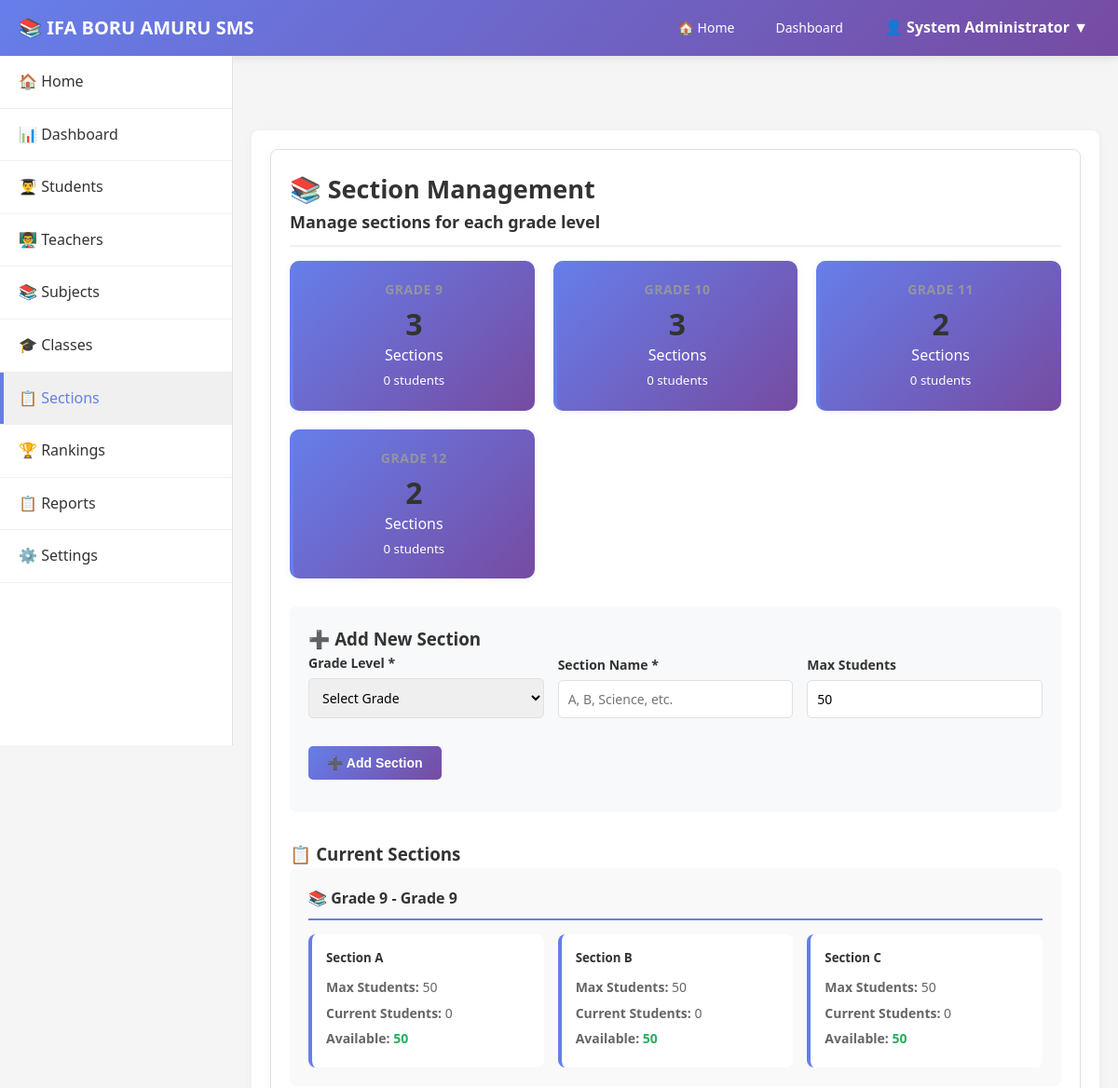
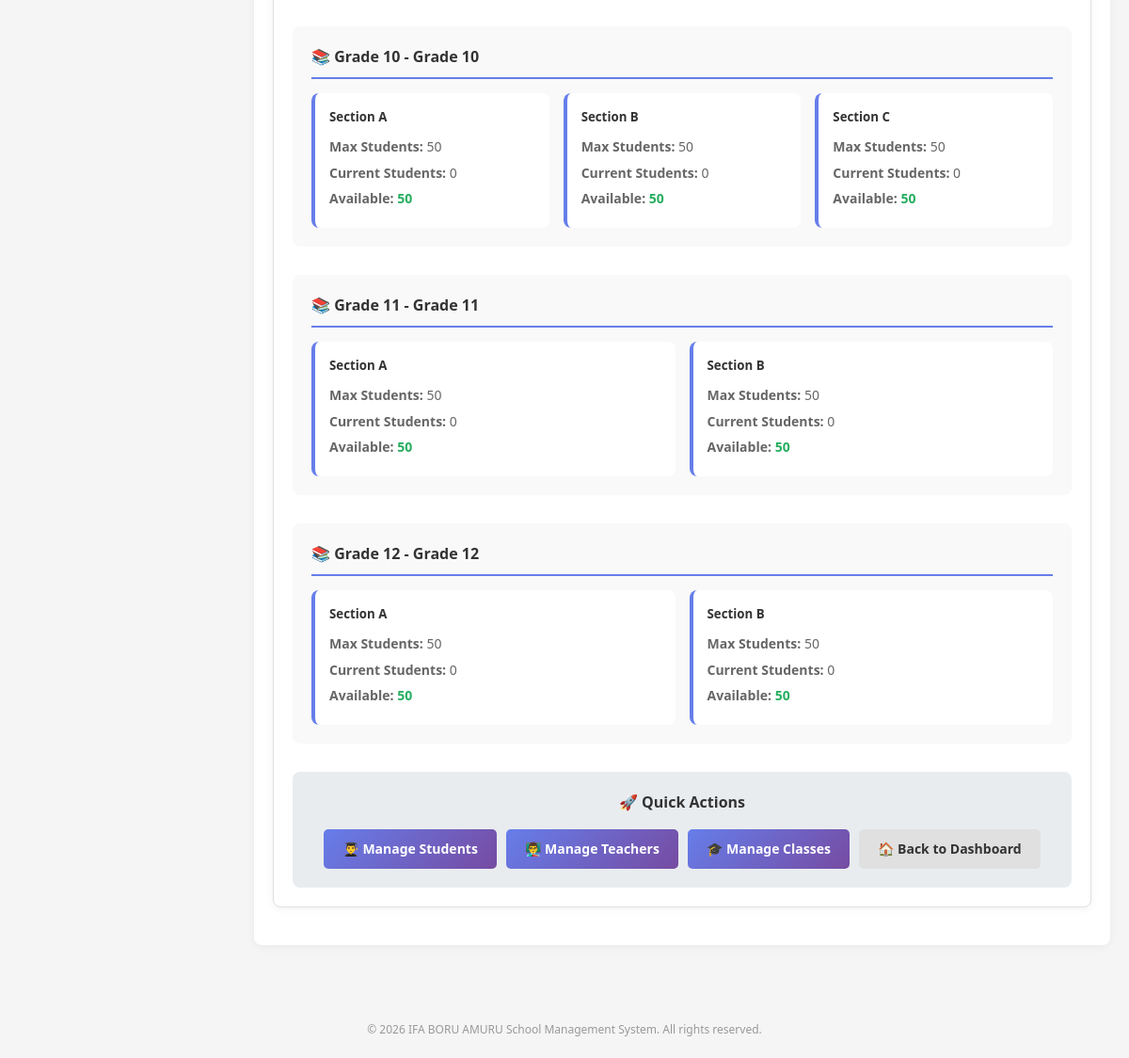
The page /admin/manage_sections_simple.php (signed in) on the database its author committed (2 pictures, top to bottom).
### tables this page shows
CREATE TABLE IF NOT EXISTS `grades` (
    `grade_id` INT PRIMARY KEY AUTO_INCREMENT,
    `grade_level` INT NOT NULL UNIQUE,
    `grade_name` VARCHAR(50),
    `created_at` TIMESTAMP DEFAULT CURRENT_TIMESTAMP
);

CREATE TABLE IF NOT EXISTS `sections` (
    `section_id` INT PRIMARY KEY AUTO_INCREMENT,
    `grade_id` INT NOT NULL,
    `section_name` VARCHAR(50) NOT NULL,
    `max_students` INT DEFAULT 50,
    `created_at` TIMESTAMP DEFAULT CURRENT_TIMESTAMP,
    FOREIGN KEY (`grade_id`) REFERENCES `grades`(`grade_id`) ON DELETE CASCADE,
    UNIQUE KEY `unique_grade_section` (`grade_id`, `section_name`),
    INDEX `idx_grade_id` (`grade_id`)
);

### admin/manage_sections_simple.php (the view, shortened to what this page needs)
<?php
require_once 'header.php';
try {
    $db = new Database();
    $pdo = $db->connect();
} catch (Exception $e) {
    die('Database connection failed: ' . $e->getMessage());
}
$grades_stmt = $pdo->query("SELECT * FROM grades ORDER BY grade_level");
$grades = $grades_stmt->fetchAll(PDO::FETCH_ASSOC);
$sections_stmt = $pdo->query("
    SELECT s.*, g.grade_level, g.grade_name,
           (SELECT COUNT(*) FROM students WHERE section_id = s.section_id) as student_count
    FROM sections s
    JOIN grades g ON s.grade_id = g.grade_id
    ORDER BY g.grade_level, s.section_name
");
$sections = $sections_stmt->fetchAll(PDO::FETCH_ASSOC);
$sections_by_grade = [];
foreach ($sections as $section) {
    $sections_by_grade[$section['grade_level']][] = $section;
}
?>
<div class="container">
    <div class="card">
        <div class="card-title">
            <h2>📚 Section Management</h2>
            <p>Manage sections for each grade level</p>
        </div>
        <div class="stats">
            <?php foreach ($grades as $grade): ?>
                <?php
                $grade_sections = isset($sections_by_grade[$grade['grade_level']]) ? $sections_by_grade[$grade['grade_level']] : [];
                $total_students = array_sum(array_column($grade_sections, 'student_count'));
                ?>
                <div class="stat-card">
                    <h3>Grade <?php echo $grade['grade_level']; ?></h3>
                    <div class="stat-number"><?php echo count($grade_sections); ?></div>
                    <p>Sections</p>
                    <small><?php echo $total_students; ?> students</small>
                </div>
            <?php endforeach; ?>
        </div>
        <div style="background: #f8f9fa; padding: 20px; border-radius: 8px; margin-bottom: 30px;">
            <h3>➕ Add New Section</h3>
            <form method="POST" style="display: grid; grid-template-columns: repeat(auto-fit, minmax(200px, 1fr)); gap: 15px; align-items: end;">
                <div class="form-group">
                    <label for="grade_id">Grade Level *</label>
                    <select name="grade_id" id="grade_id" required>
                        <option value="">Select Grade</option>
                    </select>
                </div>
                <div class="form-group">
                    <label for="section_name">Section Name *</label>
                    <input type="text" name="section_name" id="section_name" required
                           placeholder="A, B, Science, etc." maxlength="50">
                </div>
                <div class="form-group">
                    <label for="max_students">Max Students</label>
                    <input type="number" name="max_students" id="max_students" value="50" min="1" max="100">
                </div>
                <div class="form-group">
                    <button type="submit" class="btn btn-primary">➕ Add Section</button>
                </div>
            </form>
        </div>
        <h3>📋 Current Sections</h3>
        <?php foreach ($grades as $grade): ?>
            <div style="margin-bottom: 30px; padding: 20px; background: #f9f9f9; border-radius: 8px;">
                <h4 style="margin-bottom: 15px; color: #333; border-bottom: 2px solid #667eea; padding-bottom: 8px;">
                    📚 Grade <?php echo $grade['grade_level']; ?> - <?php echo $grade['grade_name']; ?>
                </h4>
                <?php if (isset($sections_by_grade[$grade['grade_level']])): ?>
                    <div style="display: grid; grid-template-columns: repeat(auto-fit, minmax(250px, 1fr)); gap: 15px;">
                        <?php foreach ($sections_by_grade[$grade['grade_level']] as $section): ?>
                            <div style="background: white; padding: 15px; border-radius: 8px; border-left: 4px solid #667eea;">
                                <div style="display: flex; justify-content: space-between; align-items: center; margin-bottom: 10px;">
                                    <h5 style="margin: 0; color: #333;">Section <?php echo $section['section_name']; ?></h5>
                                </div>
                                <div style="font-size: 14px; color: #666;">
                                    <p style="margin: 5px 0;"><strong>Max Students:</strong> <?php echo $section['max_students']; ?></p>
                                    <p style="margin: 5px 0;"><strong>Current Students:</strong> <?php echo $section['student_count']; ?></p>
                                    <p style="margin: 5px 0;"><strong>Available:</strong>
                                        <span style="color: #27ae60; font-weight: bold;">
                                            <?php echo $section['max_students'] - $section['student_count']; ?>
                                        </span>
                                    </p>
                                </div>
                            </div>
                        <?php endforeach; ?>
                    </div>
                <?php else: ?>
                    <p style="text-align: center; color: #666; font-style: italic; padding: 20px;">
                        No sections found for this grade. Add sections using the form above.
                    </p>
                <?php endif; ?>
            </div>
        <?php endforeach; ?>
        <div style="text-align: center; margin-top: 30px; padding: 20px; background: #e9ecef; border-radius: 8px;">
            <h4>🚀 Quick Actions</h4>
            <div style="display: flex; gap: 10px; justify-content: center; flex-wrap: wrap; margin-top: 15px;">
                <a href="students.php" class="btn">👨‍🎓 Manage Students</a>
                <a href="teachers.php" class="btn">👨‍🏫 Manage Teachers</a>
                <a href="classes.php" class="btn">🎓 Manage Classes</a>
                <a href="dashboard.php" class="btn btn-secondary">🏠 Back to Dashboard</a>
            </div>
        </div>
    </div>
</div>
<?php require_once 'footer.php'; ?>

### admin/header.php (shortened to what this page needs)
<!DOCTYPE html>
<html lang="en">
<head>
    <link rel="stylesheet" href="<?php echo BASE_URL; ?>assets/css/style.css">
    <link rel="stylesheet" href="<?php echo BASE_URL; ?>assets/css/admin.css">
</head>
<body>
    <nav class="navbar">
        <div class="navbar-brand">📚 IFA BORU AMURU SMS</div>
        <div class="navbar-menu">
            <a href="dashboard.php">🏠 Home</a>
            <a href="dashboard.php">Dashboard</a>
            <div class="user-menu">
                <span class="admin-name" onclick="toggleUserDropdown()">
                    👤 <?php echo $_SESSION['admin_name']; ?> ▼
                </span>
            </div>
        </div>
    </nav>
    <aside class="sidebar">
        <ul class="sidebar-menu">
            <li><a href="dashboard.php" class="<?php echo (basename($_SERVER['PHP_SELF']) === 'dashboard.php') ? 'active' : ''; ?>">🏠 Home</a></li>
            <li><a href="dashboard.php" class="<?php echo (basename($_SERVER['PHP_SELF']) === 'dashboard.php') ? 'active' : ''; ?>">📊 Dashboard</a></li>
            <li><a href="students.php" class="<?php echo (basename($_SERVER['PHP_SELF']) === 'students.php') ? 'active' : ''; ?>">👨‍🎓 Students</a></li>
            <li><a href="teachers.php" class="<?php echo (basename($_SERVER['PHP_SELF']) === 'teachers.php') ? 'active' : ''; ?>">👨‍🏫 Teachers</a></li>
            <li><a href="subjects.php" class="<?php echo (basename($_SERVER['PHP_SELF']) === 'subjects.php') ? 'active' : ''; ?>">📚 Subjects</a></li>
            <li><a href="classes.php" class="<?php echo (basename($_SERVER['PHP_SELF']) === 'classes.php') ? 'active' : ''; ?>">🎓 Classes</a></li>
            <li><a href="manage_sections_simple.php" class="<?php echo (basename($_SERVER['PHP_SELF']) === 'manage_sections_simple.php') ? 'active' : ''; ?>">📋 Sections</a></li>
            <li><a href="rankings.php" class="<?php echo (basename($_SERVER['PHP_SELF']) === 'rankings.php') ? 'active' : ''; ?>">🏆 Rankings</a></li>
            <li><a href="reports.php" class="<?php echo (basename($_SERVER['PHP_SELF']) === 'reports.php') ? 'active' : ''; ?>">📋 Reports</a></li>
            <li><a href="settings.php" class="<?php echo (basename($_SERVER['PHP_SELF']) === 'settings.php') ? 'active' : ''; ?>">⚙️ Settings</a></li>
        </ul>
    </aside>
    <div class="main-content">

### admin/footer.php (shortened to what this page needs)
    </div>
    <footer style="text-align: center; padding: 20px; color: #999; font-size: 12px; margin-top: 40px;">
        <p>&copy; 2026 IFA BORU AMURU School Management System. All rights reserved.</p>
    </footer>
</body>
</html>

### assets/css/style.css (style rules this page uses)
* { margin: 0; padding: 0; box-sizing: border-box; }
body { font-family: 'Segoe UI', Tahoma, Geneva, Verdana, sans-serif; line-height: 1.6; color: #333; background: #f5f5f5; }
.container { max-width: 1200px; margin: 0 auto; padding: 0 20px; }
.btn { display: inline-block; padding: 10px 20px; background: linear-gradient(135deg, #667eea 0%, #764ba2 100%); color: white; text-decoration: none; border-radius: 5px; border: none; cursor: pointer; font-size: 14px; font-weight: 600; transition: all 0.3s ease; }
.btn-secondary { background: #6c757d; }
.card { background: white; border-radius: 8px; padding: 20px; margin-bottom: 20px; box-shadow: 0 2px 10px rgba(0, 0, 0, 0.05); border: 1px solid #e0e0e0; }
.card-title { font-size: 18px; font-weight: 600; margin-bottom: 15px; color: #333; border-bottom: 2px solid #f0f0f0; padding-bottom: 10px; }
.form-group { margin-bottom: 15px; }
.form-group label { display: block; margin-bottom: 5px; font-weight: 600; color: #333; font-size: 14px; }
.form-group input, .form-group select, .form-group textarea { width: 100%; padding: 10px; border: 1px solid #e0e0e0; border-radius: 5px; font-size: 14px; font-family: inherit; transition: border-color 0.3s ease; }
.stats { display: grid; grid-template-columns: repeat(auto-fit, minmax(250px, 1fr)); gap: 20px; margin-bottom: 30px; }
.stat-card { background: white; border-radius: 8px; padding: 20px; box-shadow: 0 2px 10px rgba(0, 0, 0, 0.05); border-left: 4px solid #667eea; transition: transform 0.3s ease; }
.stat-card h3 { color: #666; font-size: 14px; font-weight: 600; margin-bottom: 10px; text-transform: uppercase; letter-spacing: 0.5px; }
.stat-number { font-size: 32px; font-weight: bold; color: #333; line-height: 1; }

### admin/manage_sections_simple.php (style rules this page uses)
.stats { display: grid; grid-template-columns: repeat(auto-fit, minmax(200px, 1fr)); gap: 20px; margin-bottom: 30px; }
.stat-card { background: linear-gradient(135deg, #667eea 0%, #764ba2 100%); color: white; padding: 20px; border-radius: 10px; text-align: center; }
.stat-card h3 { margin-bottom: 10px; font-size: 14px; opacity: 0.9; }
.stat-number { font-size: 32px; font-weight: bold; margin-bottom: 5px; }

### rows shown on the page
grades: grade_level "9", grade_level "3", grade_level "0", grade_name "Grade 9"
grades: grade_level "10", grade_level "3", grade_level "0", grade_name "Grade 10"
grades: grade_level "11", grade_level "2", grade_level "0", grade_name "Grade 11"
grades: grade_level "12", grade_level "2", grade_level "0", grade_name "Grade 12"
sections: section_name "A", max_students "50", student_count "0", $section['max_students']-$section['student_count'] "50"
sections: section_name "B", max_students "50", student_count "0", $section['max_students']-$section['student_count'] "50"
sections: section_name "C", max_students "50", student_count "0", $section['max_students']-$section['student_count'] "50"
sections: section_name "A", max_students "50", student_count "0", $section['max_students']-$section['student_count'] "50"
sections: section_name "B", max_students "50", student_count "0", $section['max_students']-$section['student_count'] "50"
sections: section_name "C", max_students "50", student_count "0", $section['max_students']-$section['student_count'] "50"
sections: section_name "A", max_students "50", student_count "0", $section['max_students']-$section['student_count'] "50"
sections: section_name "B", max_students "50", student_count "0", $section['max_students']-$section['student_count'] "50"
sections: section_name "A", max_students "50", student_count "0", $section['max_students']-$section['student_count'] "50"
sections: section_name "B", max_students "50", student_count "0", $section['max_students']-$section['student_count'] "50"

### other values the page prints
$_SESSION['admin_name'] "System Administrator"
